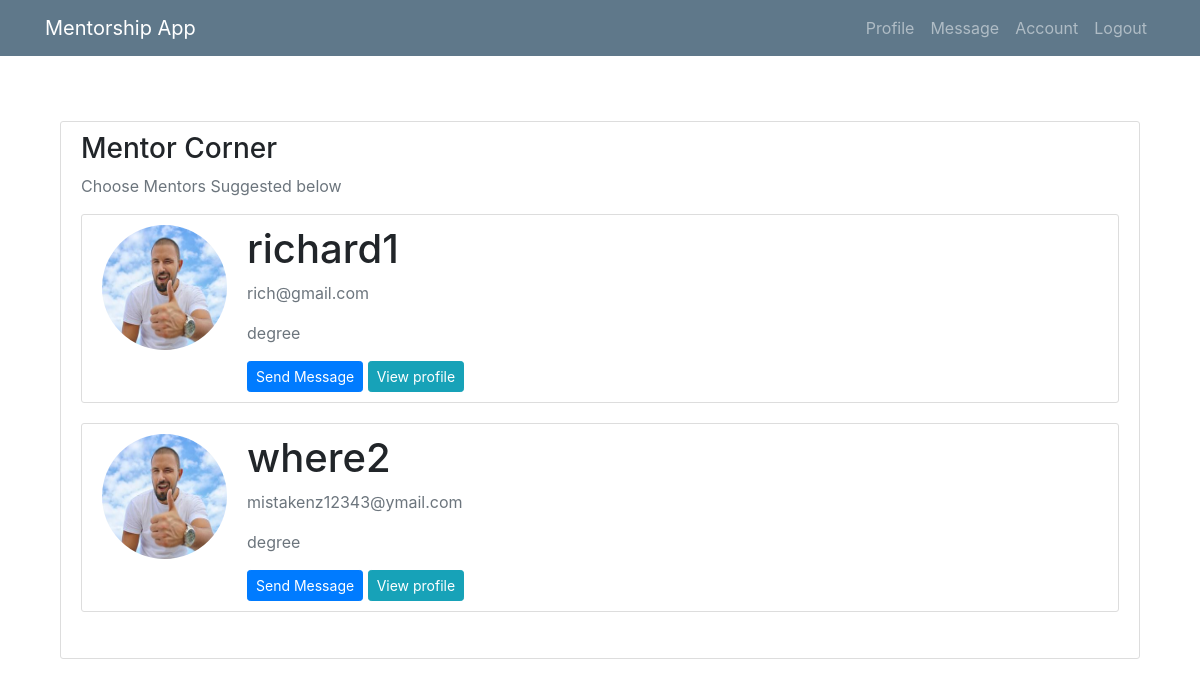
The page /account/ (signed in) on the database as committed earlier.
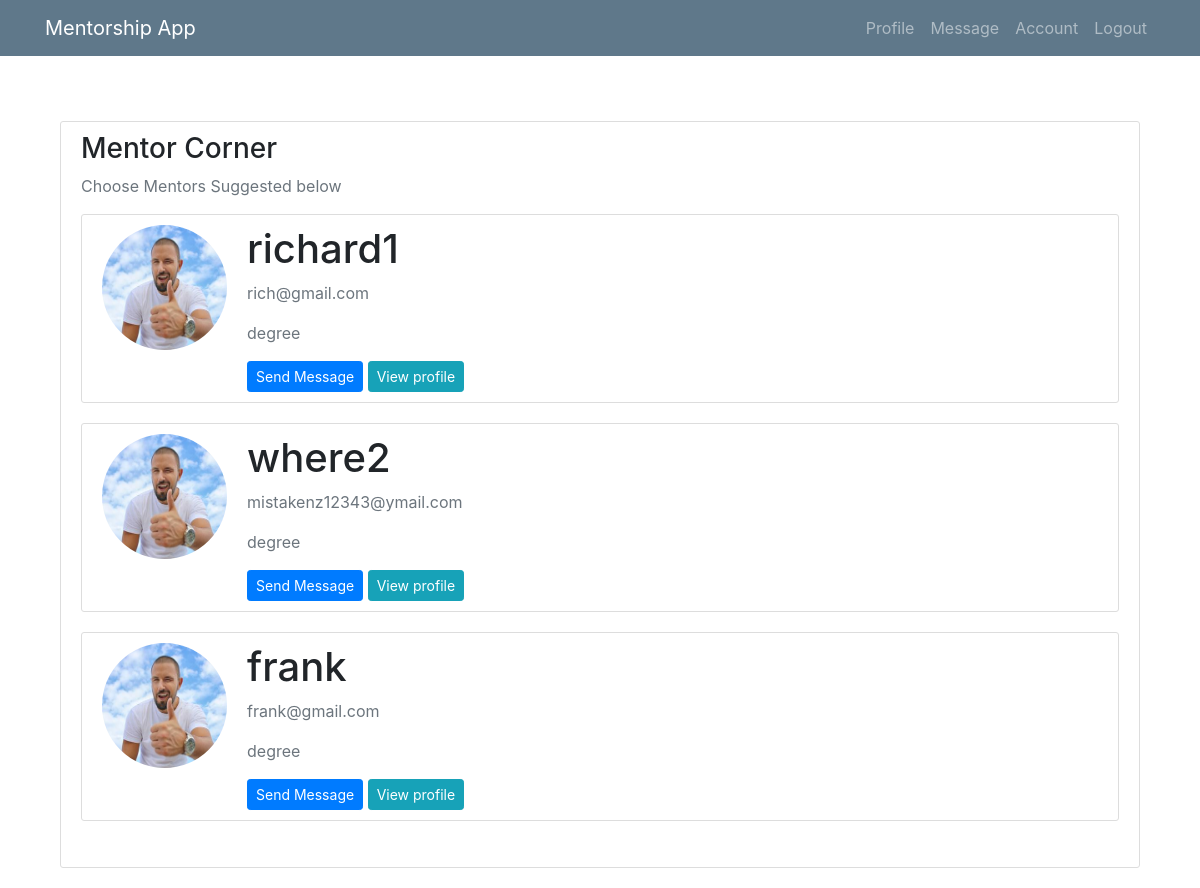
The same page on the database as committed later.
### mentee/models.py (models this page shows, shortened)
class User(AbstractUser):
    is_mentee = models.BooleanField(default=False)
    is_mentor = models.BooleanField(default=False)

class Profile(models.Model):
    user = models.OneToOneField(User, on_delete=models.CASCADE)
    image = models.ImageField(default='default.jpg', upload_to='profile_pics')
    education = models.CharField(default='degree', max_length=100)

### mentee/views/mentee.py (the view)
# urls.py: path('account/', mentee.AccountList.as_view(), name="account"),
class AccountList(LoginRequiredMixin, UserPassesTestMixin, View):
    def test_func(self):
        return self.request.user.is_mentee
    """
    List all of the Users that we want.
    """
    def get(self, request):
        users = User.objects.all().filter(is_mentor=True)
        context = {
            'users': users,
         }
        return render(request, "menti/account.html", context)

### mentee/templates/menti/account.html
{% extends 'menti/base.html' %}
{% block content %}
<br><br>
   <main role="main" class="container">
      <div class="row">
        <div class="col-md-8">
        </div>
        <div class="col-md-12">
          <div class="content-section">
            <h3>Mentor Corner</h3>
            <p class='text-muted'>Choose Mentors Suggested below
              <ul class="list-group">
               {% for user in users %}
                  <div class="content-section">
      <div class="media">
         <img class="rounded-circle account-img" src="{{ user.profile.image.url }}">
         <div class="media-body">
            <h2 class="account-heading">{{ user.username }}</h2>
            <p class="text-secondary">{{ user.email }}</p>
              <p class="text-secondary">{{ user.profile.education }}</p>
              <a class="btn btn-primary btn-sm" href="{% url 'send' pk=user.pk %}">Send Message</a>
              <a class="btn btn-info btn-sm" href="{% url 'profile-detail' pk=user.pk %}">View profile</a>
         </div>
      </div>
   </div>
              {% endfor%}
              </ul>
            </p>
          </div>
        </div>
      </div>
    </main>
{% endblock %}

### mentee/templates/menti/base.html (shortened to what this page needs)
{% load static %}
<!DOCTYPE html>
<html lang="en" xmlns="http://www.w3.org/1999/html">
  <head>
    <link rel="stylesheet" type="text/css" href="{% static 'mentee/main.css' %}">
      <link rel="stylesheet" type="text/css" href="{% static 'css/bootstrap.css' %}">
      <link rel="stylesheet" type="text/css" href="{% static 'css/bootstrap-grid.css' %}">
      <link rel="stylesheet" type="text/css" href="{% static 'css/bootstrap-reboot.css' %}">
      <link rel="stylesheet" type="text/css" href="{% static 'bootstrap.min.css' %}">
  </head>
  <body>
  <header class="site-header">
      <nav class="navbar navbar-expand-md navbar-dark bg-steel fixed-top">
        <div class="container">
          <a class="navbar-brand mr-4" href="">Mentorship App</a>
          <div class="collapse navbar-collapse" id="navbarToggle">
            <div class="navbar-nav">
             {% if user.is_authenticated %}
                <a class="nav-item nav-link" href="{% url 'profile' %}">Profile</a>
                <a class="nav-item nav-link" href="{% url 'module-message' %}">Message</a>
                <a class="nav-item nav-link" href="{% url 'account' %}">Account</a>
                <a class="nav-item nav-link" href="{% url 'logout' %}">Logout</a>
              {% else %}
                <a class="nav-item nav-link" href="{% url 'home' %}">Home</a>
                <a class="nav-item nav-link" href="{% url 'login' %}">Login</a>
                <a class="nav-item nav-link" href="{% url 'register' %}">Register</a>
              {% endif %}
            </div>
          </div>
        </div>
      </nav>
    </header>
<div class="container">
    <br><br><br>
  {% block content %}
  {% endblock %}
</div>
  </body>
</html>

### mentee/static/mentee/main.css (style rules this page uses)
body { background: #fafafa; color: #333333; margin-top: 5rem; }
h1, h2, h3, h4, h5, h6 { color: #444444; }
ul { margin: 0; }
.bg-steel { background-color: #5f788a; }
.site-header .navbar-nav .nav-link { color: #cbd5db; }
.content-section { background: #ffffff; padding: 10px 20px; border: 1px solid #dddddd; border-radius: 3px; margin-bottom: 20px; }
.account-img { height: 125px; width: 125px; margin-right: 20px; margin-bottom: 16px; }
.account-heading { font-size: 2.5rem; }

Rows that differ between the two databases and show on the page:
added User: profile.image (placeholder picture), username "frank", email "frank@gmail.com", profile.education "degree"
